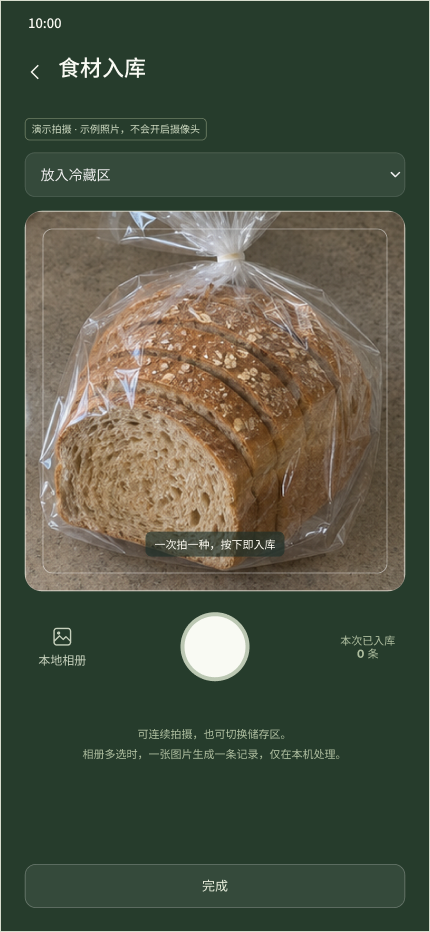
#> input picture 01-product/references/figma-qa/03-figma.png, 430 x 932 px
$ python check-flutter-camera-fidelity.py
#> lines starting #> are read from the running program, lines starting #| are printed output that depends on the picture
"""Camera chrome only: a real sensor image deliberately replaces demo bread."""
import collections,hashlib,json
from pathlib import Path
from PIL import Image
ROOT=Path(__file__).resolve().parents[2];OUT=ROOT/'02-engineering/evidence/android'
ref=Image.open(ROOT/'01-product/references/figma-qa/03-figma.png').convert('RGB')
def normalized(name):
 raw=Image.open(OUT/(name+'.png')).convert('RGB')
 frame=Image.new('RGB',(430,923),'#263c2c')
 frame.paste(raw.crop((0,136,1080,136+round(878*1080/430))).resize((430,878),Image.Resampling.LANCZOS),(0,45))
 frame.save(OUT/(name+'-normalized.png'));return frame
ren=normalized('camera430-top-20261113');bottom=normalized('camera430-bottom-20261113')
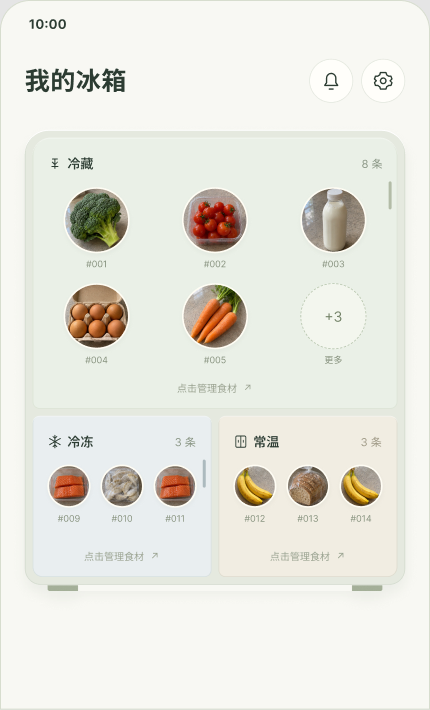
#> input picture 01-product/references/figma-qa/01-figma.png, 430 x 710 px, given in place of camera430-top-20261113.png, which was not available
#> in normalized, `frame=Image.new('RGB',(430,923),'#263c2c')`:
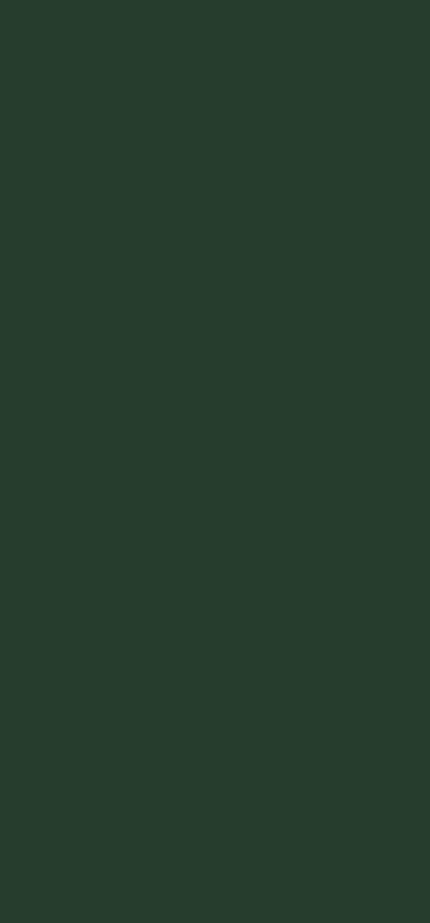
#> frame: PIL image 430x923 RGB; mean R, G, B 38, 60, 44
#> in normalized, `frame.paste(raw.crop((0,136,1080,136+round(878*1080/430))).resize((430..`:
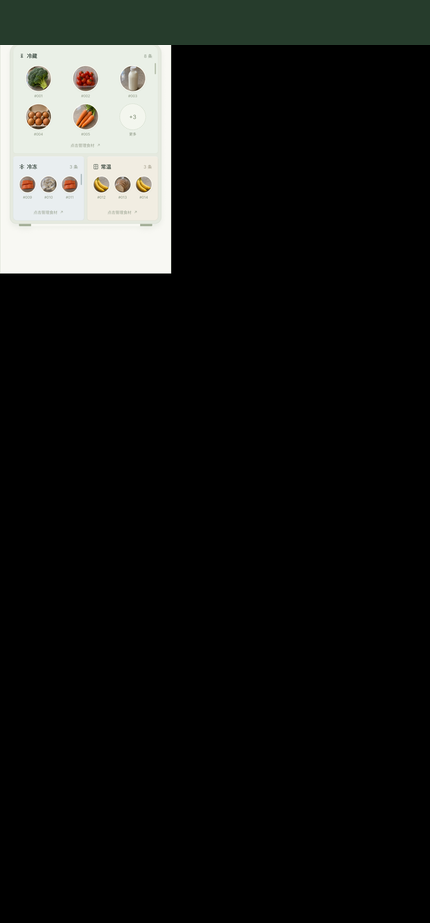
#> frame: PIL image 430x923 RGB; mean R, G, B 24.5, 25.5, 23.8
#> call 2 of normalized, with name = 'camera430-bottom-20261113'
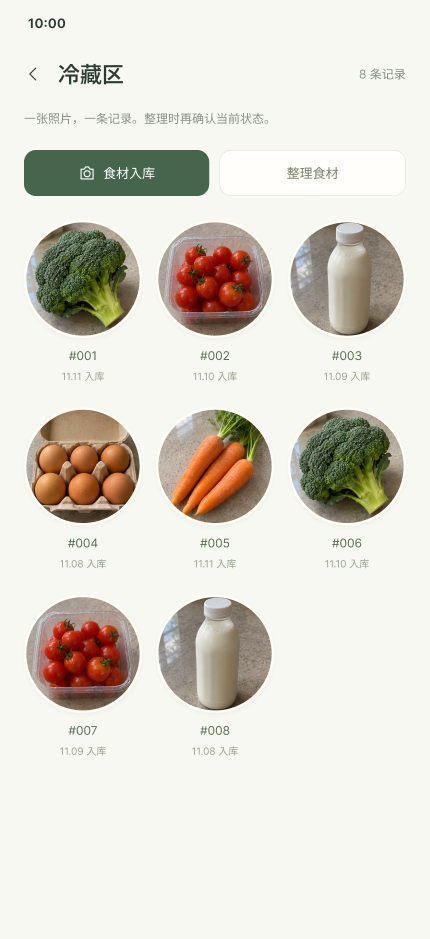
#> input picture 01-product/references/figma-qa/02-figma.png, 430 x 939 px, given in place of camera430-bottom-20261113.png, which was not available
#> in normalized (call 2), `frame.paste(raw.crop((0,136,1080,136+round(878*1080/430))).resize((430..`:
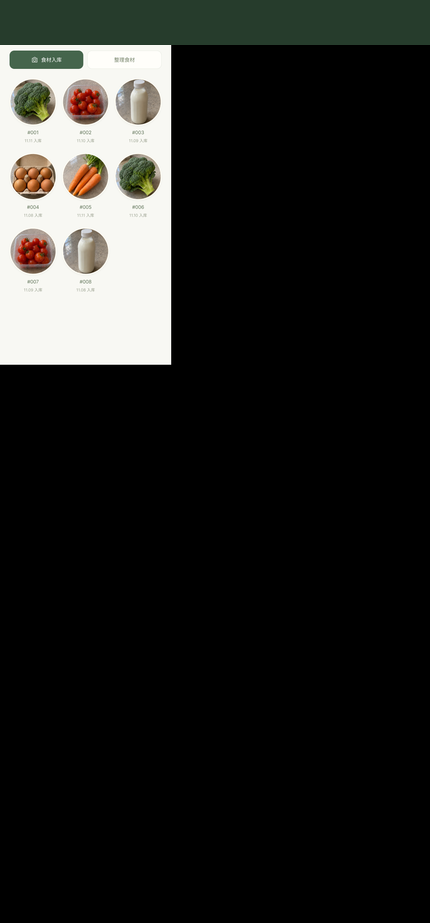
#> frame: PIL image 430x923 RGB; mean R, G, B 31.9, 32.3, 30.1
def near(c,target,delta=2):return max(abs(a-b) for a,b in zip(c,target))<=delta
def bounds(im,rect,predicate,connected=False):
 pts={(x,y) for y in range(rect[1],min(rect[3],im.height)) for x in range(rect[0],rect[2]) if predicate(im.getpixel((x,y)))}
 if connected:
  largest=[]
  while pts:
   seed=pts.pop();group=[seed];stack=[seed]
   while stack:
    x,y=stack.pop()
    for q in [(x-1,y),(x+1,y),(x,y-1),(x,y+1)]:
     if q in pts:pts.remove(q);group.append(q);stack.append(q)
   if len(group)>len(largest):largest=group
  pts=largest
 assert pts
 return [min(x for x,y in pts),min(y for x,y in pts),max(x for x,y in pts)+1,max(y for x,y in pts)+1]
def pair(a,b,area,predicate,connected=False):
 x=bounds(a,area,predicate,connected);y=bounds(b,area,predicate,connected)
 return {'referenceBounds':x,'renderBounds':y,'maxBoundaryDelta':max(abs(i-j) for i,j in zip(x,y))}
report={'scope':'Figma2:81 camera chrome; real emulator sensor replaces demo photo. Real local-only label replaces demo badge, so badge width is not compared. Native system bars excluded; footer height compared in local coordinates because viewport heights differ.',
 'colors':{},'geometry':{},'icons':{},'typography':{},'coverage':{}}
for role,point in [('page',(10,400)),('selector',(30,173)),('shutter',(215,645))]:
 a=ref.getpixel(point);b=ren.getpixel(point)
 report['colors'][role]={'point':point,'reference':'#%02x%02x%02x'%a,'render':'#%02x%02x%02x'%b,'maxChannelDelta':max(abs(x-y) for x,y in zip(a,b))}
#> this loop made 3 passes
#> (a, b) on passes 1 to 3: ((38, 60, 44), (0, 0, 0)), ((53, 74, 59), (233, 238, 240)), ((249, 250, 243), (0, 0, 0))
#> after the loop, report = 6 items
report['geometry']['selector']=pair(ref,ren,(20,145,410,201),lambda c:near(c,(53,74,59)),True)
#> in bounds, `pts={(x,y) for y in range(rect[1],min(rect[3],im.height)) for x in ran..`: pts = 15253 items
#> the loop in bounds, `while pts:` made 15 passes
#> after the loop in bounds, `while pts:`: largest = 15195 pairs, first value 26 to 403, second value 154 to 195; pts = 0 items
#> in bounds, `pts=largest`: pts has the same summary as largest
#> in pair, `x = bounds(a, area, predicate, connected)`: x = [26, 154, 404, 196]
#> (the run stopped early here; a loop or call above may not have finished)
